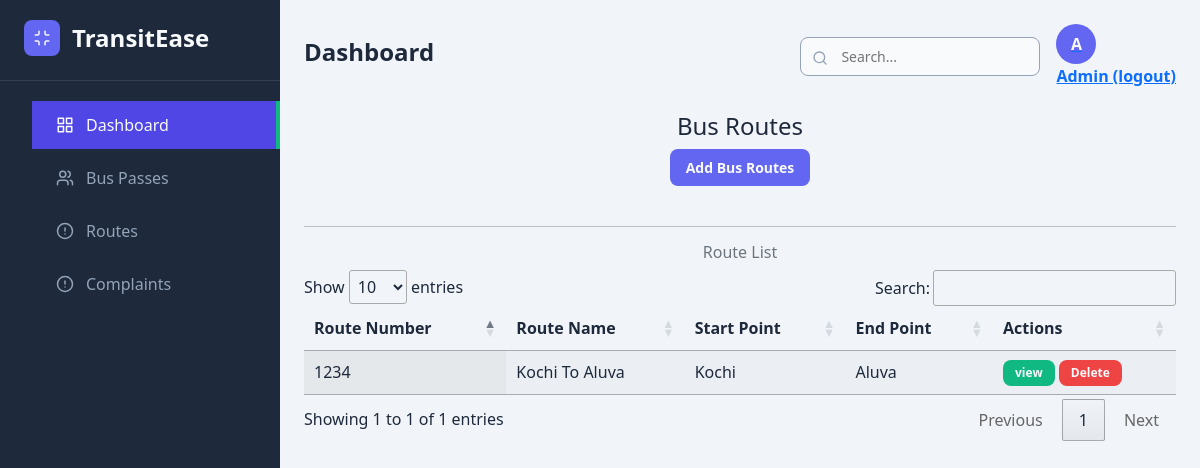
Before: /routes/ (signed in) with the older database file.
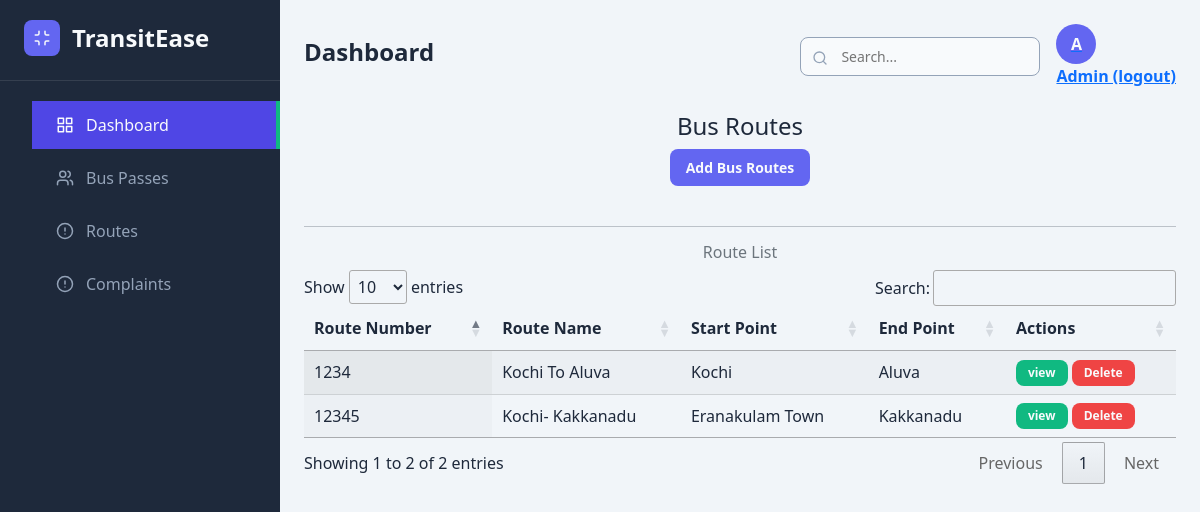
After: the same page with the newer database file.
### home/models.py (models this page shows, shortened)
class BusRoute(models.Model):
    route_name = models.CharField(max_length=100, unique=True)
    start_point = models.CharField(max_length=100)
    end_point = models.CharField(max_length=100)
    route_number = models.CharField(max_length=10, unique=True)
    class Meta:
        verbose_name = 'bus route'
        verbose_name_plural = 'bus routes'

### home/views.py (the view)
# urls.py: path('routes/', views.route_list, name='route_list'),
@login_required(login_url='signin')
def route_list(request):
    routes = BusRoute.objects.all()
    return render(request, 'admin/route_list.html', {'routes': routes})

### templates/admin/route_list.html (shortened to what this page needs)
{% extends 'admin/index.html' %}
{% block content %}
<div class="contanier">
    <div class="headder text-center">
        <h4>Bus Routes</h4>
        <a href="{%url 'create_route' %}" class="btn btn-primary">Add Bus Routes</a>
        <br><br>
        <hr>
        <h6 class="text-secondary">Route List</h6>
    </div>
    <link rel="stylesheet" href="https://cdn.datatables.net/1.11.5/css/jquery.dataTables.min.css">
    <table id="busRoutesTable" class="display">
        <thead>
            <tr>
                <th>Route Number</th>
                <th>Route Name</th>
                <th>Start Point</th>
                <th>End Point</th>
                <th>Actions</th>
            </tr>
        </thead>
        <tbody>
            {% for route in routes %}
            <tr>
                <td>{{ route.route_number }}</td>
                <td>{{ route.route_name }}</td>
                <td>{{ route.start_point }}</td>
                <td>{{ route.end_point }}</td>
                <td>
                    <a href="{% url 'route_detail' route.id %}" class="btn btn-sm btn-secondary">view</a>
                    <a href="{% url 'delete_route' route.id %}" class="btn btn-sm btn-danger">Delete</a>
                </td>
            </tr>
            {% endfor %}
        </tbody>
    </table>
</div>
</div>
{% endblock %}

Changed rows visible on the page:
added BusRoute: route_number "12345", route_name "Kochi- Kakkanadu", start_point "Eranakulam Town", end_point "Kakkanadu"
Other visible differences:
text written by a page script: "Show entries Search: Showing 1 to 1 of 1 entries Previous 1 Next" → "Show entries Search: Showing 1 to 2 of 2 entries Previous 1 Next"
